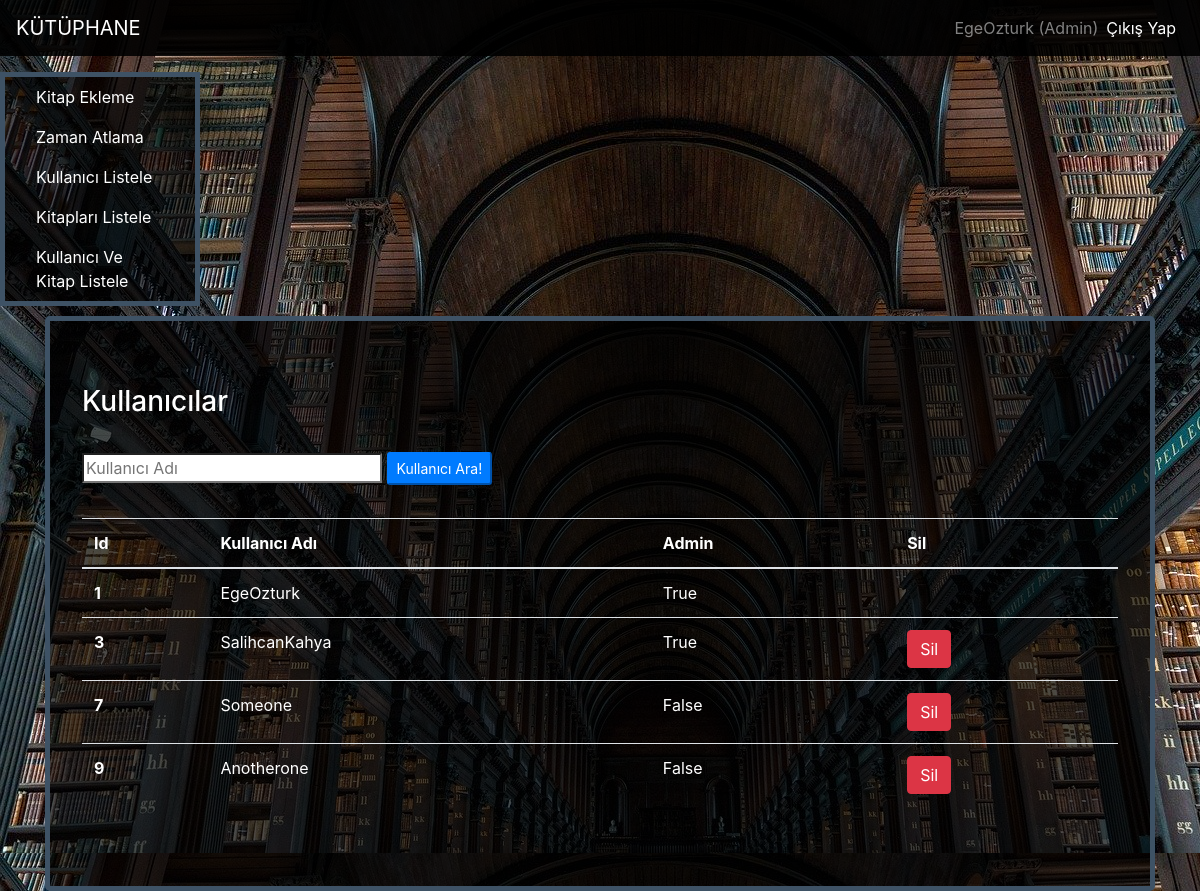
The app's page /user/listuser/1 (signed in) with its own data.
### user/models.py (models this page shows, shortened)
class Users(models.Model):
    username = models.CharField(max_length=60,verbose_name="Kullanıcı Adı")
    superuser = models.BooleanField(verbose_name="Admin")

### user/views.py (the view)
# urls.py: path('listuser/<int:id>',views.listuser,name="listuser"),
@login_required(login_url="user:login")
def listuser(request,id):
    keyword = request.GET.get('keyword')
    if keyword:
        listuser =  Users.objects.filter(username=keyword)
        context = {
            "listuser":listuser
        }
        return render(request,"listuser.html",context)
    listuser =  Users.objects.filter()
    usr = Users.objects.get(id=id)
    name = usr.username
    context = {
        "listuser":listuser,
        "name":name
    }
    return render(request,"listuser.html",context)

### template/listuser.html (shortened to what this page needs)
{% extends 'layout.html' %}
{%block body%}
{% load crispy_forms_tags %}
 <div class="jumbotron">
     <h3>Kullanıcılar</h3>
     <hr>
       <form>
          <input class="form input-sm form-control-borderless" name="keyword" style="width:300px" type="search" placeholder="Kullanıcı Adı">
          <button class="btn-primary btn-sm" type="submit">Kullanıcı Ara!</button>
        <hr>
      </form>
     {%if listuser%}
     <table class="table table-white">
  <thead>
    <tr>
      <th scope="col">Id</th>
      <th scope="col">Kullanıcı Adı</th>
      <th scope="col">Admin</th>
      <th scope="col">Sil</th>
    </tr>
  </thead>
  <tbody>
    {% for lstuser  in  listuser %}
      <tr>
        <th scope="row">{{lstuser.id}}</th>
        <td>{{lstuser.username}}</td>
        <td>{{lstuser.superuser}}</td>
        {% if lstuser.username != name%}
          <td><a href = "/user/delete/{{lstuser.id}}" class = "btn btn-danger">Sil</a></td>
          {%else%}
          <td></td>
        {%endif%}
      </tr>
    {% endfor %}
  </tbody>
</table>
{%else%}
        <div class = "alert alert-info">
            Henüz Hiç Kimse Kayıt Olmamış...
        </div>
   {%endif%}
   </div>
{% endblock body%}

### template/includes/navbar.html (shortened to what this page needs)
{% load icon %}
 <nav class="navbar navbar-expand-md navbar-dark fixed-top" style="background-color:rgba(0,0,0,0.9)">
      <a class="navbar-brand" href="/">
      KÜTÜPHANE</a>
      <div class="collapse navbar-collapse" id="navbarCollapse">
        <ul class="navbar-nav ml-auto">
        {% if request.user.is_authenticated%}
            {% if request.user.is_superuser %}
                <span class="navbar-text">
                  {% icon "user" class="css-class" height="15" width="15" %} {{request.user.username}} (Admin)
                </span>
            {%else%}
               <span class="navbar-text">
                  {% icon "user" class="css-class" height="15" width="15" %} {{request.user.username}}
               </span>
            {%endif%}
          <li class="nav-item active">
            <a  class="nav-link" href="/user/logout/">Çıkış Yap</a>
          </li>
        {%endif%}
        </ul>
      </div>
    </nav>

### template/listuser.html (style rules this page uses)
.jumbotron { background:rgba(0,0,0,0.7); color:white; border:5px solid #3E5265; margin: 0 auto }

### records on screen
Users: id "1", username "EgeOzturk", superuser "True"
Users: id "3", username "SalihcanKahya", superuser "True"
Users: id "7", username "Someone", superuser "False"
Users: id "9", username "Anotherone", superuser "False"

### other values on screen
{{ request.user.username }} "EgeOzturk"
